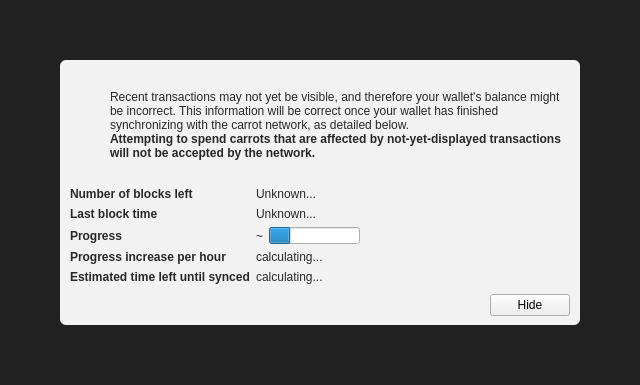
<?xml version="1.0" encoding="UTF-8"?>
<ui version="4.0">
 <class>ModalOverlay</class>
 <widget class="ModalOverlay" name="ModalOverlay">
  <property name="geometry">
   <rect>
    <x>0</x>
    <y>0</y>
    <width>640</width>
    <height>385</height>
   </rect>
  </property>
  <property name="windowTitle">
   <string>Form</string>
  </property>
  <layout class="QVBoxLayout" name="verticalLayout" stretch="0">
   <property name="sizeConstraint">
    <enum>QLayout::SetDefaultConstraint</enum>
   </property>
   <property name="leftMargin">
    <number>0</number>
   </property>
   <property name="topMargin">
    <number>0</number>
   </property>
   <property name="rightMargin">
    <number>0</number>
   </property>
   <property name="bottomMargin">
    <number>0</number>
   </property>
   <item>
    <widget class="QWidget" name="bgWidget" native="true">
     <property name="styleSheet">
      <string notr="true">#bgWidget { background: rgba(0,0,0,220); }</string>
     </property>
     <layout class="QVBoxLayout" name="verticalLayoutMain" stretch="1">
      <property name="leftMargin">
       <number>60</number>
      </property>
      <property name="topMargin">
       <number>60</number>
      </property>
      <property name="rightMargin">
       <number>60</number>
      </property>
      <property name="bottomMargin">
       <number>60</number>
      </property>
      <item>
       <widget class="QWidget" name="contentWidget" native="true">
        <property name="styleSheet">
         <string notr="true">#contentWidget { background: rgba(255,255,255,240); border-radius: 6px; }

QLabel { color: rgb(40,40,40);  }</string>
        </property>
        <layout class="QVBoxLayout" name="verticalLayoutSub" stretch="1,0,0,0">
         <property name="spacing">
          <number>0</number>
         </property>
         <property name="leftMargin">
          <number>10</number>
         </property>
         <property name="topMargin">
          <number>10</number>
         </property>
         <property name="rightMargin">
          <number>10</number>
         </property>
         <property name="bottomMargin">
          <number>10</number>
         </property>
         <item>
          <layout class="QHBoxLayout" name="horizontalLayoutIconText" stretch="0,1">
           <property name="topMargin">
            <number>20</number>
           </property>
           <item>
            <layout class="QVBoxLayout" name="verticalLayoutIcon">
             <property name="leftMargin">
              <number>0</number>
             </property>
             <item>
              <widget class="QPushButton" name="warningIcon">
               <property name="enabled">
                <bool>false</bool>
               </property>
               <property name="text">
                <string/>
               </property>
               <property name="icon">
                <iconset>
                 <normaloff>:/icons/warning</normaloff>
                 <disabledoff>:/icons/warning</disabledoff>:/icons/warning</iconset>
               </property>
               <property name="iconSize">
                <size>
                 <width>48</width>
                 <height>48</height>
                </size>
               </property>
               <property name="flat">
                <bool>true</bool>
               </property>
              </widget>
             </item>
             <item>
              <spacer name="verticalSpacerWarningIcon">
               <property name="orientation">
                <enum>Qt::Vertical</enum>
               </property>
               <property name="sizeHint" stdset="0">
                <size>
                 <width>20</width>
                 <height>40</height>
                </size>
               </property>
              </spacer>
             </item>
            </layout>
           </item>
           <item>
            <layout class="QVBoxLayout" name="verticalLayoutInfoText">
             <property name="leftMargin">
              <number>0</number>
             </property>
             <property name="topMargin">
              <number>0</number>
             </property>
             <item>
              <widget class="QLabel" name="infoText">
               <property name="text">
                <string>Recent transactions may not yet be visible, and therefore your wallet's balance might be incorrect. This information will be correct once your wallet has finished synchronizing with the carrot network, as detailed below.</string>
               </property>
               <property name="textFormat">
                <enum>Qt::RichText</enum>
               </property>
               <property name="wordWrap">
                <bool>true</bool>
               </property>
              </widget>
             </item>
             <item>
              <widget class="QLabel" name="infoTextStrong">
               <property name="font">
                <font>
                 <weight>75</weight>
                 <bold>true</bold>
                </font>
               </property>
               <property name="text">
                <string>Attempting to spend carrots that are affected by not-yet-displayed transactions will not be accepted by the network.</string>
               </property>
               <property name="textFormat">
                <enum>Qt::RichText</enum>
               </property>
               <property name="wordWrap">
                <bool>true</bool>
               </property>
              </widget>
             </item>
             <item>
              <spacer name="verticalSpacerInTextSpace">
               <property name="orientation">
                <enum>Qt::Vertical</enum>
               </property>
               <property name="sizeHint" stdset="0">
                <size>
                 <width>20</width>
                 <height>40</height>
                </size>
               </property>
              </spacer>
             </item>
            </layout>
           </item>
          </layout>
         </item>
         <item>
          <spacer name="verticalSpacerAfterText">
           <property name="orientation">
            <enum>Qt::Vertical</enum>
           </property>
           <property name="sizeHint" stdset="0">
            <size>
             <width>20</width>
             <height>40</height>
            </size>
           </property>
          </spacer>
         </item>
         <item>
          <layout class="QFormLayout" name="formLayout">
           <property name="fieldGrowthPolicy">
            <enum>QFormLayout::FieldsStayAtSizeHint</enum>
           </property>
           <property name="horizontalSpacing">
            <number>6</number>
           </property>
           <property name="verticalSpacing">
            <number>6</number>
           </property>
           <property name="topMargin">
            <number>10</number>
           </property>
           <item row="0" column="0">
            <widget class="QLabel" name="labelNumberOfBlocksLeft">
             <property name="font">
              <font>
               <weight>75</weight>
               <bold>true</bold>
              </font>
             </property>
             <property name="text">
              <string>Number of blocks left</string>
             </property>
            </widget>
           </item>
           <item row="0" column="1">
            <widget class="QLabel" name="numberOfBlocksLeft">
             <property name="text">
              <string>Unknown...</string>
             </property>
            </widget>
           </item>
           <item row="1" column="0">
            <widget class="QLabel" name="labelLastBlockTime">
             <property name="font">
              <font>
               <weight>75</weight>
               <bold>true</bold>
              </font>
             </property>
             <property name="text">
              <string>Last block time</string>
             </property>
            </widget>
           </item>
           <item row="1" column="1">
            <widget class="QLabel" name="newestBlockDate">
             <property name="sizePolicy">
              <sizepolicy hsizetype="Maximum" vsizetype="Preferred">
               <horstretch>0</horstretch>
               <verstretch>0</verstretch>
              </sizepolicy>
             </property>
             <property name="text">
              <string>Unknown...</string>
             </property>
            </widget>
           </item>
           <item row="2" column="0">
            <widget class="QLabel" name="labelSyncDone">
             <property name="font">
              <font>
               <weight>75</weight>
               <bold>true</bold>
              </font>
             </property>
             <property name="text">
              <string>Progress</string>
             </property>
            </widget>
           </item>
           <item row="2" column="1">
            <layout class="QHBoxLayout" name="horizontalLayoutSync" stretch="0,1">
             <item>
              <widget class="QLabel" name="percentageProgress">
               <property name="text">
                <string notr="true">~</string>
               </property>
              </widget>
             </item>
             <item>
              <widget class="QProgressBar" name="progressBar">
               <property name="value">
                <number>24</number>
               </property>
               <property name="format">
                <string/>
               </property>
              </widget>
             </item>
            </layout>
           </item>
           <item row="4" column="0">
            <widget class="QLabel" name="labelProgressIncrease">
             <property name="font">
              <font>
               <weight>75</weight>
               <bold>true</bold>
              </font>
             </property>
             <property name="text">
              <string>Progress increase per hour</string>
             </property>
            </widget>
           </item>
           <item row="4" column="1">
            <widget class="QLabel" name="progressIncreasePerH">
             <property name="text">
              <string>calculating...</string>
             </property>
            </widget>
           </item>
           <item row="5" column="0">
            <widget class="QLabel" name="labelEstimatedTimeLeft">
             <property name="font">
              <font>
               <weight>75</weight>
               <bold>true</bold>
              </font>
             </property>
             <property name="text">
              <string>Estimated time left until synced</string>
             </property>
            </widget>
           </item>
           <item row="5" column="1">
            <widget class="QLabel" name="expectedTimeLeft">
             <property name="text">
              <string>calculating...</string>
             </property>
            </widget>
           </item>
          </layout>
         </item>
         <item>
          <layout class="QHBoxLayout" name="horizontalLayoutButtons">
           <property name="leftMargin">
            <number>10</number>
           </property>
           <property name="topMargin">
            <number>10</number>
           </property>
           <item>
            <spacer name="horizontalSpacer">
             <property name="orientation">
              <enum>Qt::Horizontal</enum>
             </property>
             <property name="sizeHint" stdset="0">
              <size>
               <width>40</width>
               <height>20</height>
              </size>
             </property>
            </spacer>
           </item>
           <item>
            <widget class="QPushButton" name="closeButton">
             <property name="text">
              <string>Hide</string>
             </property>
            </widget>
           </item>
          </layout>
         </item>
        </layout>
       </widget>
      </item>
     </layout>
    </widget>
   </item>
  </layout>
 </widget>
 <customwidgets>
  <customwidget>
   <class>ModalOverlay</class>
   <extends>QWidget</extends>
   <header>modaloverlay.h</header>
   <container>1</container>
  </customwidget>
 </customwidgets>
 <resources/>
 <connections/>
</ui>
